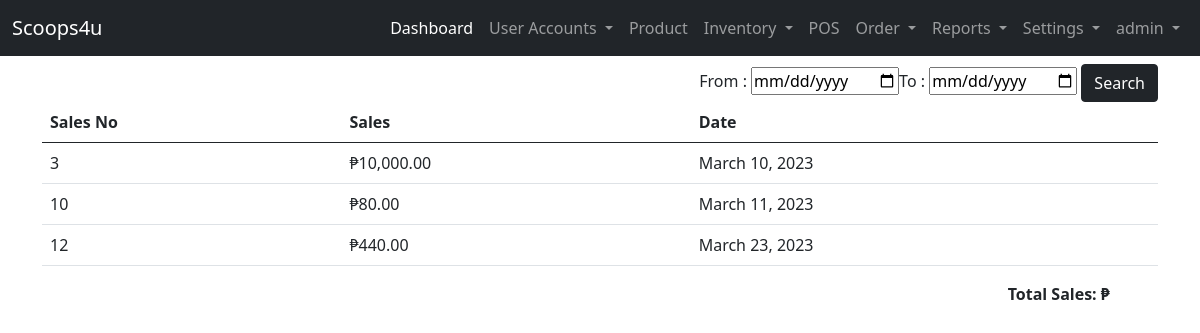
/user-site/reports/online-sales/ (signed in), run on the app's committed database.
### landing_page/models.py (models this page shows)
class User(AbstractUser):
    ROLE = ((" "," "),("admin","admin"),("staff","staff"),("reseller","reseller"),("rider","rider"))
    STAT = ((" "," "),("active","active"),("inactive","inactive"))
    role = models.CharField(max_length=50, null=True, default=None, choices=ROLE)
    status = models.CharField(max_length=50, null=True, default=None , choices=STAT)

### admin_site/models.py (models this page shows, shortened)
class Transaction(models.Model):
    ORDERSTATUS = ( ("Pending","Pending"),("Out for Shipping","Out for Shipping"),("Completed","Completed"))
    DELIVERY_OPTION = ( ("pickup","pickup"),("delivery","delivery"))
    transaction_no =  models.CharField(unique=True, max_length=200, null=False,verbose_name='Transaction Number')
    transaction_user = models.CharField(max_length=250, null=True, verbose_name='List Username')
    transaction_fname = models.CharField(max_length=250, null=True, verbose_name='First Name')
    transaction_lname = models.CharField(max_length=250, null=True, verbose_name='Last Name')
    transaction_address = models.TextField(null=False, verbose_name='Address')
    transaction_contactno = models.BigIntegerField( null=True, verbose_name='Contact Number')
    transaction_doption = models.CharField(max_length=250, choices= DELIVERY_OPTION, null=True, verbose_name='Delivery Option')
    transaction_preferred_date = models.CharField(max_length=250,  null=True,   verbose_name='Preferred Date')
    transaction_totalprice =  models.BigIntegerField(null=True, default=0, verbose_name='Total Price')
    created_at =models.DateField(default=timezone.now,  verbose_name='Date Ordered')
    transaction_orderstatus = models.CharField(max_length=250, choices=ORDERSTATUS, null=True, default='Pending',verbose_name='Status')
    transaction_delivered = models.DateTimeField(null=True, blank=True, verbose_name='Delivered Time')

### admin_site/views.py (the view)
# urls.py: path('reports/online-sales/', views.report_online_sales, name='report_online_sales'),
@login_required(login_url='landing_page:login')
def report_online_sales(request):
    transaction = Transaction.objects.filter(transaction_orderstatus = 'Completed')
    context = {
        'transaction':transaction
    }
    return render(request, 'admin_site/reports/online_sales.html',context)

### templates/admin_site/reports/online_sales.html (shortened to what this page needs)
{% extends 'admin_site/base.html' %}
{% block content %}
{% load humanize %}
    <div id="form-date" class="text-end">
    <form action="{% url 'admin_site:search_online_sales' %}" method="post">
        From : <input type="date" name="start_date" required>To : <input type="date" name="end_date" required> <input type="submit" class="btn btn-dark text-center" value="Search" >
    </form>
    </div>
    <table class="table table-hover">
        <thead>
            <tr>
                <th>Sales No</th>
                <th>Sales</th>
                <th>Date</th>
            </tr>
        </thead>
            <tbody>
                {% for list in transaction %}
                <tr>
                    <td>{{ list.id }}</td>
                    <td>&#8369;{{ list.transaction_totalprice|floatformat:2|intcomma}}</td>
                    <td>{{ list.created_at}}</td>
                </tr>
                {% endfor %}
            </tbody>
    </table>
    <div class="text-end px-5">
        <label style="font-weight: bolder;" > Total Sales: &#8369;{{ list_transaction|floatformat:2|intcomma }}   </label>
    </div>
{% endblock content %}

### templates/admin_site/base.html (shortened to what this page needs)
{% load static %}
<!DOCTYPE html>
<html lang="en">
<head>
    <link href="https://cdn.jsdelivr.net/npm/bootstrap@5.0.2/dist/css/bootstrap.min.css" rel="stylesheet">
    <link rel="stylesheet" href="{% static 'css/sample.css' %}">
  </head>
<body>
  {% if user.role == "admin"%}
    <nav class="navbar navbar-expand-lg navbar-dark bg-dark">
        <div class="container-fluid">
          <a class="navbar-brand" href="#">Scoops4u</a>
          <div class="collapse navbar-collapse" id="navbarNavDropdown">
            <ul class="navbar-nav ms-auto mb-2 mb-lg-0">
              <li class="nav-item">
                <a class="nav-link active" aria-current="page" href="{% url 'admin_site:dashboard'%}">Dashboard</a>
              </li>
              <li class="nav-item dropdown">
                <a class="nav-link dropdown-toggle" href="#" id="navbarDropdownMenuLink" role="button" data-bs-toggle="dropdown" aria-expanded="false">
                  User Accounts
                </a>
              </li>
              <li class="nav-item">
                <a class="nav-link" href="{%url 'admin_site:list_product' %}">Product</a>
              </li>
              <li class="nav-item dropdown">
                <a class="nav-link dropdown-toggle" href="#" id="navbarDropdownMenuLink" role="button" data-bs-toggle="dropdown" aria-expanded="false">
                  Inventory
                </a>
              </li>
              <li class="nav-item">
                <a class="nav-link" href="{%url 'admin_site:pos' %}">POS</a>
              </li>
              <li class="nav-item dropdown">
                <a class="nav-link dropdown-toggle" href="#" id="navbarDropdownMenuLink" role="button" data-bs-toggle="dropdown" aria-expanded="false">
                  Order
                </a>
              </li>
              <li class="nav-item dropdown">
                <a class="nav-link dropdown-toggle" href="#" id="navbarDropdownMenuLink" role="button" data-bs-toggle="dropdown" aria-expanded="false">
                  Reports
                </a>
              </li>
              <li class="nav-item dropdown">
                <a class="nav-link dropdown-toggle" href="#" id="navbarDropdownMenuLink" role="button" data-bs-toggle="dropdown" aria-expanded="false">
                  Settings
                </a>
              </li>
              <li class="nav-item dropdown">
                <a class="nav-link dropdown-toggle" href="#" id="navbarDropdownMenuLink" role="button" data-bs-toggle="dropdown" aria-expanded="false">
                  {{ user }}
                </a>
              </li>
            </ul>
          </div>
        </div>
      </nav>
  {% endif %}
      <div class="container">
        <div class="row mt-2">
            <div class="col-lg-12">
                {% block content %}
                {% endblock content %}
            </div>
        </div>
      </div>
</body>
</html>

### data on the page
User: username "admin"
Transaction: id "3", transaction_totalprice "10,000.00", created_at "March 10, 2023"
Transaction: id "10", transaction_totalprice "80.00", created_at "March 11, 2023"
Transaction: id "12", transaction_totalprice "440.00", created_at "March 23, 2023"
